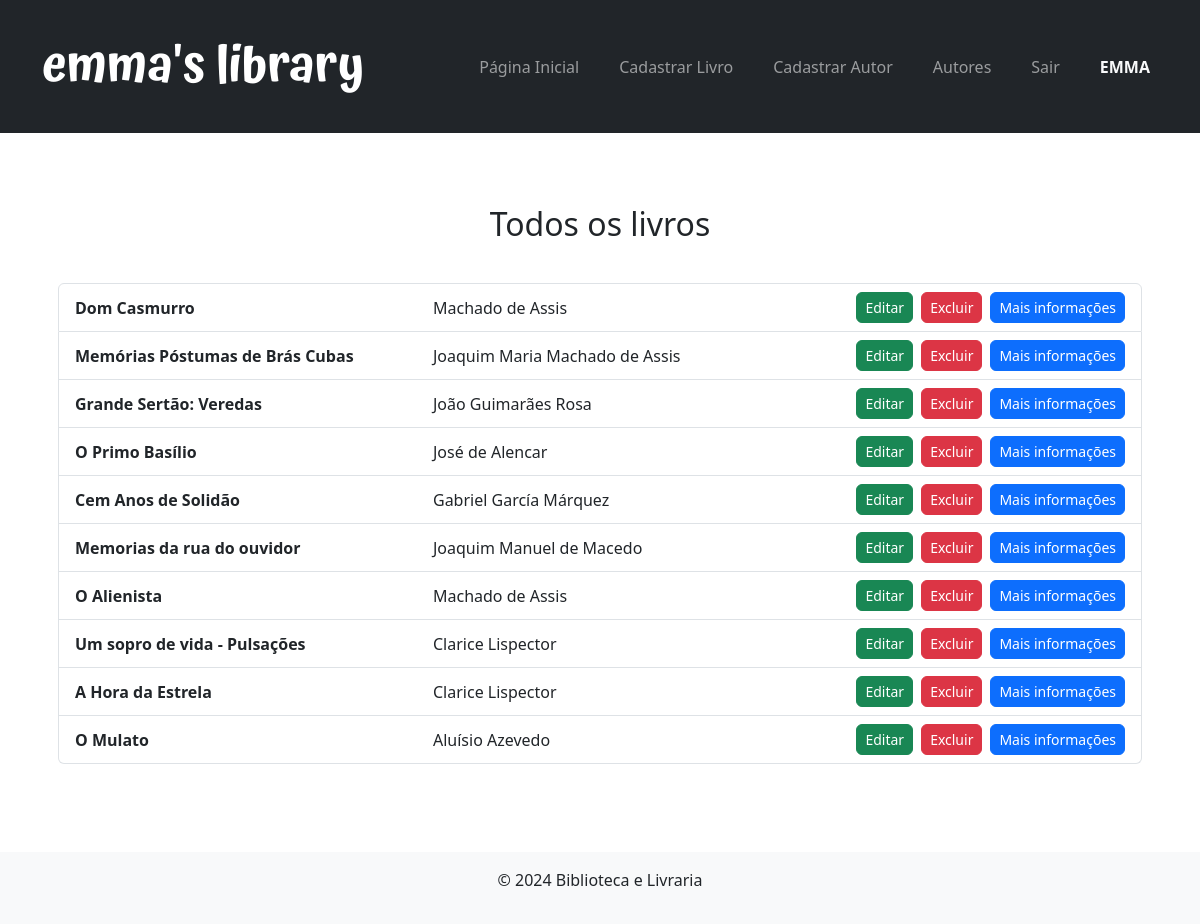
/livros (signed in), run on the app's committed database.
### livros/models.py (models this page shows, shortened)
class Livro(models.Model):
    titulo = models.CharField(max_length=100)
    autor = models.ForeignKey(Autor, on_delete=models.CASCADE, related_name='livros')
    quantidade_disponivel = models.IntegerField(null=True, blank=True)
    avaliacao = models.FloatField(null=True, blank=True)
    data_de_publicacao = models.DateField(null=True, blank=True)

class Autor(models.Model):
    nome = models.CharField(max_length=100)

### livros/views.py (the view)
# urls.py: path('livros', listar_livros, name='listar_livros'),
@login_required
def listar_livros(request):
    livros = Livro.objects.all()
    return render(request, 'listar_livros.html', {'livros': livros})

### livros/templates/listar_livros.html (shortened to what this page needs)
{% extends 'base.html' %}
{% block content %}
  <div class="container py-5">
    <h2 class="mb-4 text-center">Todos os livros</h2>
    <ul class="list-group p-3">
        {% for livro in livros %}
        <li class="list-group-item">
          <div class="row align-items-center">
            <div class="col-12 col-md-4 mb-2 mb-md-0">
              <strong>{{ livro.titulo }}</strong>
            </div>
            <div class="col-12 col-md-4 mb-2 mb-md-0">
              {{ livro.autor.nome }}
            </div>
            <div class="col-12 col-md-4 d-flex flex-column flex-md-row gap-2 justify-content-lg-end justify-content-md-start">
              <a href="{% url 'editar_livro' livro.pk %}" class="btn btn-sm btn-success rounded-2">
                Editar
              </a>
              <a href="{% url 'excluir_livro' livro.pk %}" class="btn btn-sm btn-danger rounded-2" onclick="return confirm('Tem certeza que deseja excluir o livro?')">
                Excluir
              </a>
              <a href="{% url 'informacoes_livro' livro.pk %}" class="btn btn-sm btn-primary rounded-2">
                Mais informações
              </a>
            </div>
          </div>
        </li>
        {% endfor %}
    </ul>
  </div>
{% endblock %}

### livros/templates/base.html (shortened to what this page needs)
<!DOCTYPE html>
<html lang="pt-br">
  <head>
     {% load static %}
     <link href="{% static "css/bootstrap.min.css" %}" rel="stylesheet">
  </head>
  <div class="d-flex flex-column min-vh-100">
    <body >
      <header class="bg-dark text-light p-3">
        <div class="container">
          <nav class="navbar navbar-expand-lg navbar-dark">
            <a class="navbar-brand fw-bold logo" href="#">emma's library</a>
            <div class="collapse navbar-collapse" id="navbarNav">
              <ul class="navbar-nav ms-auto gap-4">
                <li class="nav-item">
                  <a href="{% url 'listar_livros' %}" class="nav-link link-offset-2 link-underline-opacity-25 link-underline-opacity-100-hover">Página Inicial</a>
                </li>
                <li class="nav-item">
                  <a href="{% url 'cadastrar_livro' %}" class="nav-link link-offset-2 link-underline-opacity-25 link-underline-opacity-100-hover">Cadastrar Livro</a>
                </li>
                <li class="nav-item">
                  <a href="{% url 'novo_autor' %}" class="nav-link link-offset-2 link-underline-opacity-25 link-underline-opacity-100-hover">Cadastrar Autor</a>
                </li>
                <li class="nav-item">
                  <a href="{% url 'listar_autores' %}" class="nav-link link-offset-2 link-underline-opacity-25 link-underline-opacity-100-hover">Autores</a>
                </li>
                <li class="nav-item">
                  <a href="{% url 'logout' %}" class="nav-link link-offset-2 link-underline-opacity-25 link-underline-opacity-100-hover">Sair </a>
                </li>
                {% if user.is_authenticated %}
                <li class="nav-item">
                  <span class="nav-link text-light fw-bold text-uppercase">{{ user.username }}</span>
                </li>
                {% endif %}
              </ul>
            </div>
          </nav>
        </div>
      </header>
      <main class="container-fluid mt-4 flex-grow-1">
        {% block content %}{% endblock %}
      </main>
      <footer class="bg-light text-center p-3 mt-4 ">
        <p>&copy; 2024 Biblioteca e Livraria</p>
      </footer>
    </body>
  </div>
</html>

### data on the page
Livro: titulo "Dom Casmurro", autor.nome "Machado de Assis"
Livro: titulo "Memórias Póstumas de Brás Cubas", autor.nome "Joaquim Maria Machado de Assis"
Livro: titulo "Grande Sertão: Veredas", autor.nome "João Guimarães Rosa"
Livro: titulo "O Primo Basílio", autor.nome "José de Alencar"
Livro: titulo "Cem Anos de Solidão", autor.nome "Gabriel García Márquez"
Livro: titulo "Memorias da rua do ouvidor", autor.nome "Joaquim Manuel de Macedo"
Livro: titulo "O Alienista", autor.nome "Machado de Assis"
Livro: titulo "Um sopro de vida - Pulsações", autor.nome "Clarice Lispector"
Livro: titulo "A Hora da Estrela", autor.nome "Clarice Lispector"
Livro: titulo "O Mulato", autor.nome "Aluísio Azevedo"

### other printed values
{{ user.username }} "EMMA"
